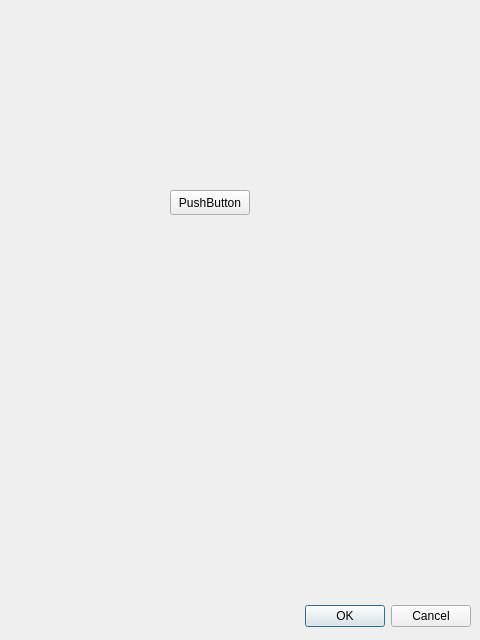
<?xml version="1.0" encoding="UTF-8"?>
<ui version="4.0">
 <class>MyDialog</class>
 <widget class="QDialog" name="MyDialog">
  <property name="geometry">
   <rect>
    <x>0</x>
    <y>0</y>
    <width>480</width>
    <height>640</height>
   </rect>
  </property>
  <property name="windowTitle">
   <string>Dialog</string>
  </property>
  <widget class="QDialogButtonBox" name="buttonBox">
   <property name="geometry">
    <rect>
     <x>10</x>
     <y>600</y>
     <width>461</width>
     <height>32</height>
    </rect>
   </property>
   <property name="orientation">
    <enum>Qt::Horizontal</enum>
   </property>
   <property name="standardButtons">
    <set>QDialogButtonBox::Cancel|QDialogButtonBox::Ok</set>
   </property>
  </widget>
  <widget class="QPushButton" name="pushButton">
   <property name="geometry">
    <rect>
     <x>170</x>
     <y>190</y>
     <width>80</width>
     <height>25</height>
    </rect>
   </property>
   <property name="text">
    <string>PushButton</string>
   </property>
  </widget>
 </widget>
 <resources/>
 <connections>
  <connection>
   <sender>buttonBox</sender>
   <signal>accepted()</signal>
   <receiver>MyDialog</receiver>
   <slot>accept()</slot>
   <hints>
    <hint type="sourcelabel">
     <x>248</x>
     <y>254</y>
    </hint>
    <hint type="destinationlabel">
     <x>157</x>
     <y>274</y>
    </hint>
   </hints>
  </connection>
  <connection>
   <sender>buttonBox</sender>
   <signal>rejected()</signal>
   <receiver>MyDialog</receiver>
   <slot>reject()</slot>
   <hints>
    <hint type="sourcelabel">
     <x>316</x>
     <y>260</y>
    </hint>
    <hint type="destinationlabel">
     <x>286</x>
     <y>274</y>
    </hint>
   </hints>
  </connection>
 </connections>
</ui>
